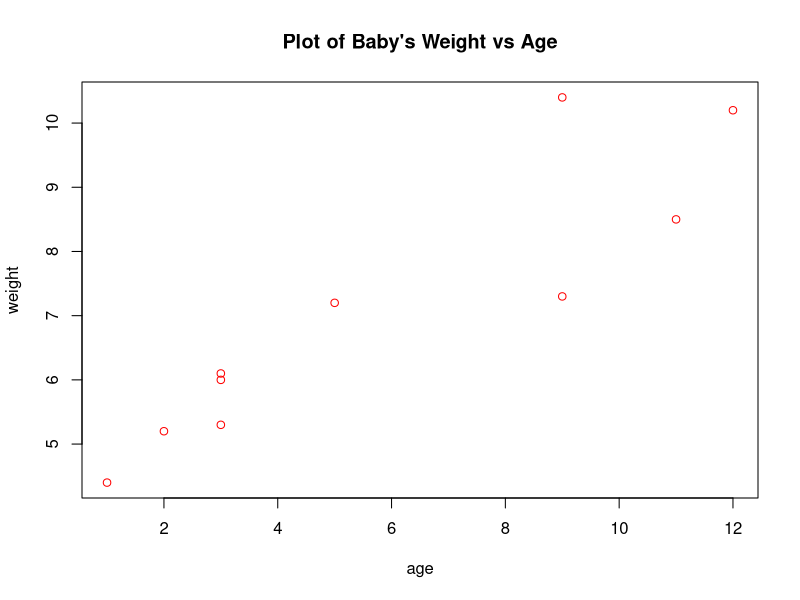

Reproduce this figure in R.
# ==========================================================
# Purpose: RScript for demo in BA1 Week 2 class.
# Author:  Neumann Chew
# DOC:     20-08-2017
#===========================================================

# Create a vector of baby's age in months.
age <- c(1,3,5,2,11,9,3,9,12,3)

# Create a corresponding vector of baby's weight in kg.
weight <- c(4.4,5.3,7.2,5.2,8.5,7.3,6.0,10.4,10.2,6.1)

# Calculate the average weight of all babies.
mean(weight)
## 7.06

# Calculate the std dev of weight of all babies.
sd(weight)
## 2.077498

# Calculate the correlation between age and weight.
cor(age,weight)
## 0.9075655

# Scatterplot with x-axis = age, y-axis = weight.
plot(age,weight, col = "red",main = "Plot of Baby's Weight vs Age")


id <- seq(1,10)

# Create a dataset with 3 columns.
baby_data <- data.frame(id, age, weight)

# Create variable names for the three columns in baby_data.
names(baby_data) <- c("ID","Age","Weight")

setwd('C:\\Users\\Brandon\\OneDrive - Nanyang Technological University\\NTU Notes\\Biz\\BC2406 Analytics I Visual & Predictive Techniques\\Unit 2 - Fundamental Concepts')

# Export the R dataset into a CSV file. This file will be saved in your working directory.
write.csv(baby_data, file = "baby.csv")
## R added row names by default.

# Prevents R from adding row names to each row.
write.csv(baby_data, file = "baby.csv", row.names=FALSE)
